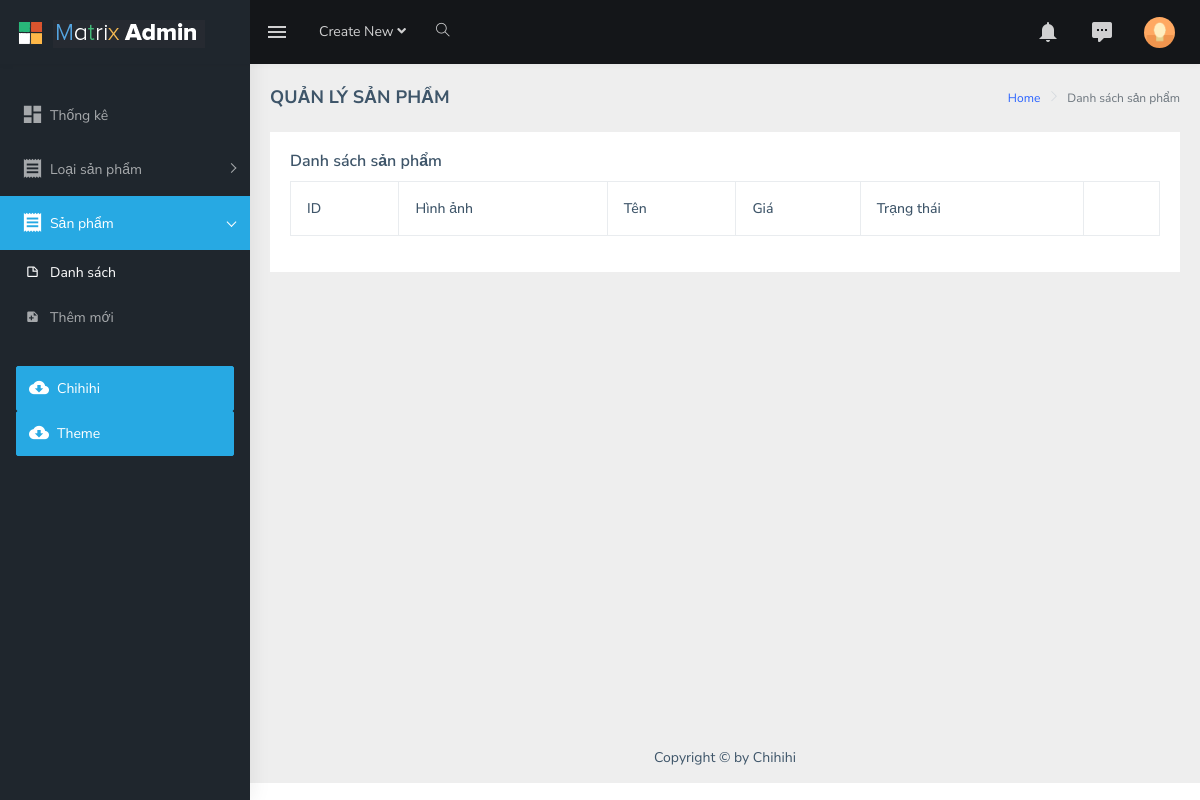
/admin/sanpham-ds.php, run on an earlier commit of the app's database.
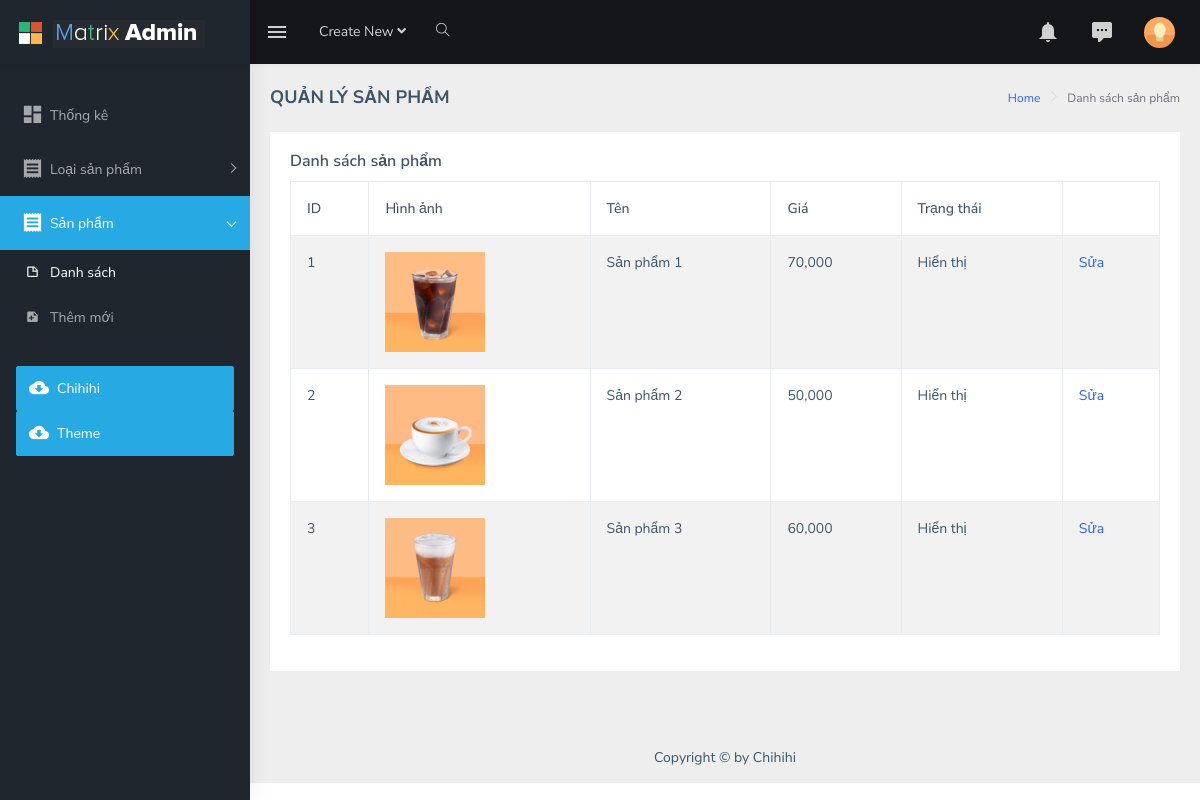
And on a later commit of the database.
### tables this page shows
CREATE TABLE `sanpham` (
  `id_sp` int(11) NOT NULL,
  `ten` varchar(255) DEFAULT NULL,
  `hinhanh` varchar(255) DEFAULT NULL,
  `gia` double DEFAULT NULL,
  `mota` text DEFAULT NULL,
  `trangthai` varchar(255) DEFAULT NULL,
  `id_lsp` int(11) DEFAULT NULL
);

### admin/sanpham-ds.php (the view)
<?php
include 'header.php';
?>
<div class="page-wrapper">
    <div class="page-breadcrumb">
        <div class="row">
            <div class="col-12 d-flex no-block align-items-center">
                <h4 class="page-title">QUẢN LÝ SẢN PHẨM</h4>
                <div class="ms-auto text-end">
                    <nav aria-label="breadcrumb">
                        <ol class="breadcrumb">
                            <li class="breadcrumb-item"><a href="#">Home</a></li>
                            <li class="breadcrumb-item active" aria-current="page">Danh sách sản phẩm</li>
                        </ol>
                    </nav>
                </div>
            </div>
        </div>
    </div>
    <div class="container-fluid">
        <div class="row">
            <div class="col-12">
                <div class="card">
                    <div class="card-body">
                        <h5 class="card-title">Danh sách sản phẩm</h5>
                        <div class="table-responsive">
                            <table id="" class="table table-striped table-bordered">
                                <thead>
                                    <tr>
                                        <th>ID</th>
                                        <th>Hình ảnh</th>
                                        <th>Tên</th>
                                        <th>Giá</th>
                                        <th>Trạng thái</th>
                                        <th></th>
                                    </tr>
                                </thead>
                                <tbody>
                                    <?php
                                    require '../connect.php';
                                    $query = "SELECT * FROM sanpham";
                                    $sanpham_ds = $conn->query($query);
                                    if ($sanpham_ds->num_rows > 0) :
                                        while ($sanpham = $sanpham_ds->fetch_assoc()) :
                                    ?>
                                            <tr>
                                                <td><?= $sanpham['id_sp'] ?></td>
                                                <td>
                                                    <img src="../uploads/<?= $sanpham['hinhanh'] ?>" alt="" width="100px">
                                                </td>
                                                <td><?= $sanpham['ten'] ?></td>
                                                <td><?= number_format($sanpham['gia'])  ?></td>
                                                <td><?= ($sanpham['trangthai'] == 1) ? 'Hiển thị' : 'Ẩn' ?></td>
                                                <td>
                                                    <a href="sanpham-sua.php?id=<?= $sanpham['id_sp'] ?>">Sửa</a>
                                                </td>
                                            </tr>
                                    <?php
                                        endwhile;
                                    endif;
                                    ?>
                                </tbody>
                            </table>
                        </div>
                    </div>
                </div>
            </div>
        </div>
    </div>
    <?php
    include 'footer.php';
    ?>

### admin/header.php (shortened to what this page needs)
<!DOCTYPE html>
<html dir="ltr" lang="en">
<head>
    <link href="../assets/admin/libs/flot/css/float-chart.css" rel="stylesheet">
    <link rel="stylesheet" type="text/css" href="../assets/admin/extra-libs/multicheck/multicheck.css">
    <link href="../assets/admin/libs/datatables.net-bs4/css/dataTables.bootstrap4.css" rel="stylesheet">
    <link rel="stylesheet" type="text/css" href="../assets/admin/libs/select2/dist/css/select2.min.css">
    <link rel="stylesheet" type="text/css" href="../assets/admin/libs/jquery-minicolors/jquery.minicolors.css">
    <link rel="stylesheet" type="text/css" href="../assets/admin/libs/bootstrap-datepicker/dist/css/bootstrap-datepicker.min.css">
    <link rel="stylesheet" type="text/css" href="../assets/admin/libs/quill/dist/quill.snow.css">
    <link href="../assets/admin/dist/css/style.min.css" rel="stylesheet">
</head>
<body>
    <div id="main-wrapper" data-layout="vertical" data-navbarbg="skin5" data-sidebartype="full" data-sidebar-position="absolute" data-header-position="absolute" data-boxed-layout="full">
        <header class="topbar" data-navbarbg="skin5">
            <nav class="navbar top-navbar navbar-expand-md navbar-dark">
                <div class="navbar-header" data-logobg="skin5">
                    <a class="navbar-brand" href="index.php">
                        <b class="logo-icon ps-2">
                            <img src="../assets/admin/images/logo-icon.png" alt="homepage" class="light-logo" />
                        </b>
                        <span class="logo-text">
                            <img src="../assets/admin/images/logo-text.png" alt="homepage" class="light-logo" />
                        </span>
                    </a>
                </div>
                <div class="navbar-collapse collapse" id="navbarSupportedContent" data-navbarbg="skin5">
                    <ul class="navbar-nav float-start me-auto">
                        <li class="nav-item d-none d-lg-block"><a class="nav-link sidebartoggler waves-effect waves-light" href="javascript:void(0)" data-sidebartype="mini-sidebar"><i class="mdi mdi-menu font-24"></i></a></li>
                        <li class="nav-item dropdown">
                            <a class="nav-link dropdown-toggle" href="#" id="navbarDropdown" role="button" data-bs-toggle="dropdown" aria-expanded="false">
                                <span class="d-none d-md-block">Create New <i class="fa fa-angle-down"></i></span>
                            </a>
                        </li>
                        <li class="nav-item search-box"> <a class="nav-link waves-effect waves-dark" href="javascript:void(0)"><i class="ti-search"></i></a>
                        </li>
                    </ul>
                    <ul class="navbar-nav float-end">
                        <li class="nav-item dropdown">
                            <a class="nav-link dropdown-toggle" href="#" id="navbarDropdown" role="button" data-bs-toggle="dropdown" aria-expanded="false">
                                <i class="mdi mdi-bell font-24"></i>
                            </a>
                        </li>
                        <li class="nav-item dropdown">
                            <a class="nav-link dropdown-toggle waves-effect waves-dark" href="#" id="2" role="button" data-bs-toggle="dropdown" aria-expanded="false">
                                <i class="font-24 mdi mdi-comment-processing"></i>
                            </a>
                        </li>
                        <li class="nav-item dropdown">
                            <a class="nav-link dropdown-toggle text-muted waves-effect waves-dark pro-pic" href="#" id="navbarDropdown" role="button" data-bs-toggle="dropdown" aria-expanded="false">
                                <img src="../assets/admin/images/users/1.jpg" alt="user" class="rounded-circle" width="31">
                            </a>
                        </li>
                    </ul>
                </div>
            </nav>
        </header>
        <aside class="left-sidebar" data-sidebarbg="skin5">
            <div class="scroll-sidebar">
                <nav class="sidebar-nav">
                    <ul id="sidebarnav" class="pt-4">
                        <li class="sidebar-item"> <a class="sidebar-link waves-effect waves-dark sidebar-link" href="index.php" aria-expanded="false"><i class="mdi mdi-view-dashboard"></i><span class="hide-menu">Thống kê</span></a></li>
                        <li class="sidebar-item"> <a class="sidebar-link has-arrow waves-effect waves-dark" href="javascript:void(0)" aria-expanded="false"><i class="mdi mdi-receipt"></i><span class="hide-menu">Loại sản phẩm </span></a>
                        </li>
                        <li class="sidebar-item"> <a class="sidebar-link has-arrow waves-effect waves-dark" href="javascript:void(0)" aria-expanded="false"><i class="mdi mdi-receipt"></i><span class="hide-menu">Sản phẩm </span></a>
                            <ul aria-expanded="false" class="collapse  first-level">
                                <li class="sidebar-item"><a href="sanpham-ds.php" class="sidebar-link"><i class="mdi mdi-note-outline"></i><span class="hide-menu"> Danh sách
                                        </span></a></li>
                                <li class="sidebar-item"><a href="sanpham-them.php" class="sidebar-link"><i class="mdi mdi-note-plus"></i><span class="hide-menu"> Thêm mới
                                        </span></a></li>
                            </ul>
                        </li>
                        <li class="sidebar-item p-3">
                            <a href="https://github.com/chihiihiii/php1_asm_chihihi" target="_blank" class="w-100 btn btn-cyan d-flex align-items-center text-white"><i class="mdi mdi-cloud-download font-20 me-2"></i>Chihihi</a>
                            <a href="https://github.com/wrappixel/matrix-admin-lite" target="_blank" class="w-100 btn btn-cyan d-flex align-items-center text-white"><i class="mdi mdi-cloud-download font-20 me-2"></i>Theme</a>
                        </li>
                    </ul>
                </nav>
            </div>
        </aside>

### admin/footer.php (shortened to what this page needs)
<footer class="footer text-center">
    Copyright &copy; by Chihihi
</footer>
</div>
</div>
</body>
</html>

What changed in the data, as far as the page shows it:
added sanpham: id_sp "1", hinhanh (picture), ten "Sản phẩm 1", gia "70,000", trangthai "Hiển thị"
added sanpham: id_sp "2", hinhanh (picture), ten "Sản phẩm 2", gia "50,000", trangthai "Hiển thị"
added sanpham: id_sp "3", hinhanh (picture), ten "Sản phẩm 3", gia "60,000", trangthai "Hiển thị"
